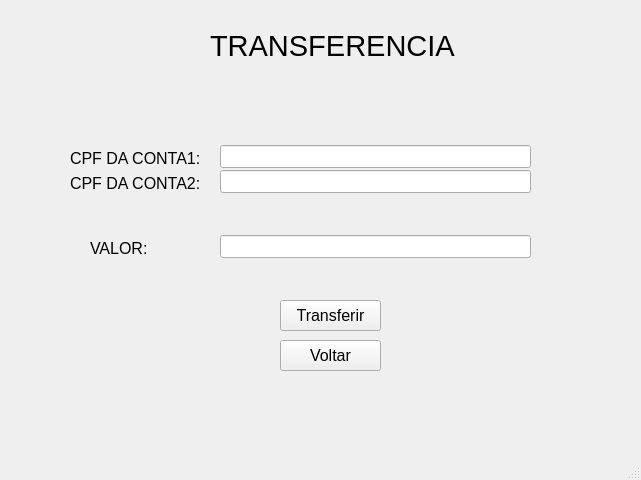
<?xml version="1.0" encoding="UTF-8"?>
<ui version="4.0">
 <class>MainWindow</class>
 <widget class="QMainWindow" name="MainWindow">
  <property name="geometry">
   <rect>
    <x>0</x>
    <y>0</y>
    <width>641</width>
    <height>480</height>
   </rect>
  </property>
  <property name="windowTitle">
   <string>MainWindow</string>
  </property>
  <widget class="QWidget" name="centralwidget">
   <widget class="QLabel" name="titulo">
    <property name="geometry">
     <rect>
      <x>210</x>
      <y>30</y>
      <width>251</width>
      <height>31</height>
     </rect>
    </property>
    <property name="font">
     <font>
      <pointsize>22</pointsize>
     </font>
    </property>
    <property name="text">
     <string>TRANSFERENCIA</string>
    </property>
   </widget>
   <widget class="QLineEdit" name="lineEdit">
    <property name="geometry">
     <rect>
      <x>220</x>
      <y>145</y>
      <width>311</width>
      <height>23</height>
     </rect>
    </property>
   </widget>
   <widget class="QLabel" name="label">
    <property name="geometry">
     <rect>
      <x>70</x>
      <y>150</y>
      <width>151</width>
      <height>16</height>
     </rect>
    </property>
    <property name="font">
     <font>
      <pointsize>12</pointsize>
     </font>
    </property>
    <property name="text">
     <string>CPF DA CONTA1:</string>
    </property>
   </widget>
   <widget class="QLabel" name="label_2">
    <property name="geometry">
     <rect>
      <x>70</x>
      <y>175</y>
      <width>151</width>
      <height>16</height>
     </rect>
    </property>
    <property name="font">
     <font>
      <pointsize>12</pointsize>
     </font>
    </property>
    <property name="text">
     <string>CPF DA CONTA2:</string>
    </property>
   </widget>
   <widget class="QLineEdit" name="lineEdit_2">
    <property name="geometry">
     <rect>
      <x>220</x>
      <y>170</y>
      <width>311</width>
      <height>23</height>
     </rect>
    </property>
   </widget>
   <widget class="QLineEdit" name="lineEdit_3">
    <property name="geometry">
     <rect>
      <x>220</x>
      <y>235</y>
      <width>311</width>
      <height>23</height>
     </rect>
    </property>
    <property name="text">
     <string/>
    </property>
   </widget>
   <widget class="QLabel" name="label_3">
    <property name="geometry">
     <rect>
      <x>90</x>
      <y>240</y>
      <width>151</width>
      <height>16</height>
     </rect>
    </property>
    <property name="font">
     <font>
      <pointsize>12</pointsize>
     </font>
    </property>
    <property name="text">
     <string>VALOR:</string>
    </property>
   </widget>
   <widget class="QPushButton" name="button_voltar">
    <property name="geometry">
     <rect>
      <x>280</x>
      <y>340</y>
      <width>101</width>
      <height>31</height>
     </rect>
    </property>
    <property name="font">
     <font>
      <pointsize>12</pointsize>
     </font>
    </property>
    <property name="cursor">
     <cursorShape>PointingHandCursor</cursorShape>
    </property>
    <property name="text">
     <string>Voltar</string>
    </property>
   </widget>
   <widget class="QPushButton" name="button_transferir">
    <property name="geometry">
     <rect>
      <x>280</x>
      <y>300</y>
      <width>101</width>
      <height>31</height>
     </rect>
    </property>
    <property name="font">
     <font>
      <pointsize>12</pointsize>
     </font>
    </property>
    <property name="cursor">
     <cursorShape>PointingHandCursor</cursorShape>
    </property>
    <property name="text">
     <string>Transferir</string>
    </property>
   </widget>
  </widget>
  <widget class="QMenuBar" name="menubar">
   <property name="geometry">
    <rect>
     <x>0</x>
     <y>0</y>
     <width>641</width>
     <height>20</height>
    </rect>
   </property>
  </widget>
  <widget class="QStatusBar" name="statusbar"/>
 </widget>
 <resources/>
 <connections/>
</ui>
